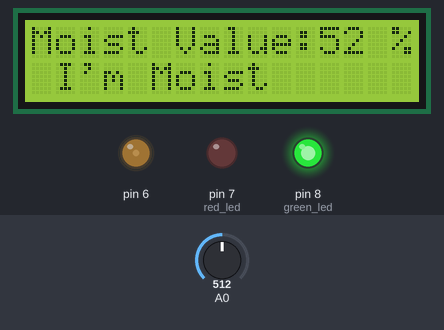
The sketch below on a simulated Arduino Uno, built with avr-gcc and run on an emulated ATmega328P. Shown: 16×2 character LCD, output pins drawn as LEDs (lit = HIGH). The inputs (shaded band) are chosen by the test bench; at power-on: A0 = 512. What the sketch prints to the serial monitor is not drawn.

Above: at 1.2 s.
1.3 s: A0 set to 538
At 1.8 s:
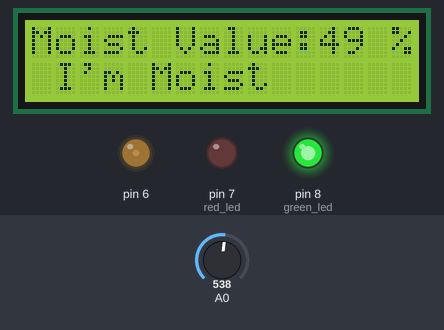
2.9 s: A0 set to 569
At 3.9 s:
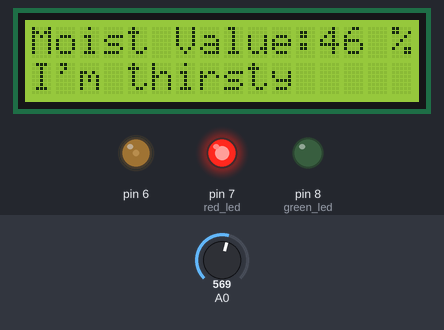
4.6 s: A0 set to 914
At 5.7 s:
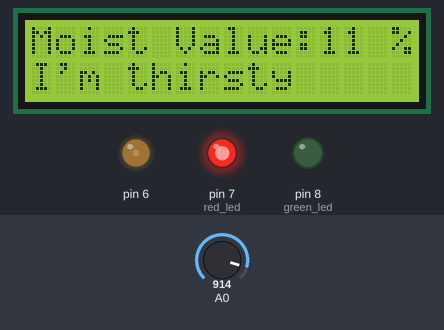
6.2 s: A0 set to 948
At 7.8 s:
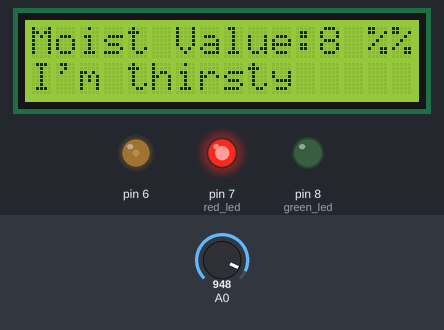
Timing chart, 0 to 8.8 s (numbered marks = the images above; inputs shaded):
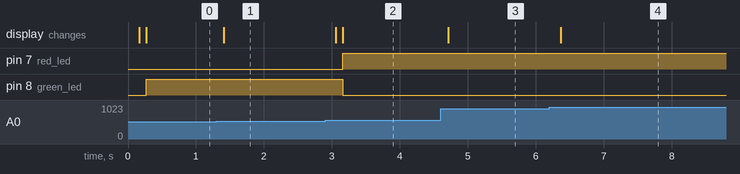

Measured:
- the behaviour switches between 552 and 553 on A0 (found by bisection; images 1 and 2)
- the behaviour switches between 932 and 933 on A0 (found by bisection; images 3 and 4)
- after the input at 1.3 s, the display: changes after 0.11 s (image 1)
- after the input at 2.9 s, pin 7 (red_led): LOW → HIGH after 0.26 s; pin 8 (green_led): HIGH → LOW after 0.26 s; the display: first changes after 0.16 s (image 2 shows a later state)
- after the input at 4.6 s, the display: changes after 0.11 s (image 3)
- after the input at 6.2 s, the display: changes after 0.17 s (image 4)

The sketch:

hello_lcd_youtube.ino.ino
```cpp
#include <LiquidCrystal.h>

#define length 16.0


// The following variables are part of a Moving Average filter that smooths
// the sensor values over 16 samples.
const int LENBUF = 16;
int sensebuffer[LENBUF];
int senseid = 0;


unsigned char b;
int Contrast=50;
LiquidCrystal lcd(12, 11, 5, 4, 3, 2);


// the setup routine runs once when you press reset:
void setup() {
  // initialize serial communication at 9600 bits per second:
  analogWrite(6,Contrast);
  lcd.begin(16, 2);
  Serial.begin(9600);
   pinMode(7, OUTPUT); //red led
   pinMode(8, OUTPUT); // green led


}

// the loop routine runs over and over again forever:
void loop() {
   String TweetWords;
   //taking the value from sensor to a variable
   int sensorValue= analogRead(A0);
   //converting the variable to the percentage
   sensorValue=sensorValue-23;
   sensorValue=(sensorValue/10);
   sensorValue=100-sensorValue;
    unsigned char b;
    //for maintaining gap problem in the lcd occured at the time of production of the code

  for (int i =0;i<(length-b);i++)
  {
    lcd.print(" ");
  }
  //printing the sensor value to the monitor
   Serial.println(sensorValue);
   delay(100);
   //printing the first line of the lcd
   lcd.setCursor(0, 0);
   lcd.print("Moist Value:");
   lcd.print(sensorValue);
   lcd.print(" %");
   //putting delay to show it more brightly and changeing the value more frequently
   delay(100);
    //printing the Second line of the lcd
   lcd.setCursor(0, 1);
   //checking to see if the sensor value is greater than 48%
   if(sensorValue>=48 )
   {
    lcd.print(" I'm Moist");
    //8 is wired to green light. it will light up
    digitalWrite(8, HIGH);
    //7 is wired to red light. it will stay dim.
    digitalWrite(7, LOW);
    }
    else
    {
         //checking to see if the sensor value is less than 48% it will print thirsty message
      lcd.print("I'm thirsty");
      //red light will light up
      digitalWrite(7, HIGH);
      //green will dim down.
      digitalWrite(8, LOW);
     }

//end of the code
}
```
